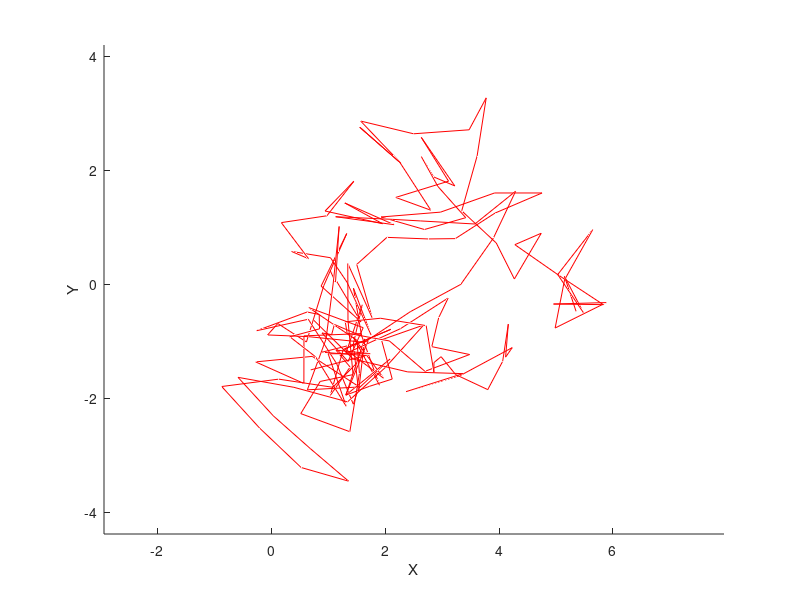

The MATLAB source for this figure: (Note: this script raises an error after producing the figure.)

load pose_0.mat
%load pose_1.mat
%load pose_2.mat
load pose_3.mat
%load pose_4.mat
%load pose_5.mat
load pose_6.mat
%load pose_7.mat
%load pose_8.mat
load pose_9.mat
%load pose_10.mat
%load pose_11.mat
load pose_12.mat
%load pose_13.mat
%load pose_14.mat


x_vo_0 = pose_0(:, 4);
y_vo_0 = pose_0(:, 8);
z_vo_0 = pose_0(:, 12);

x_vo_3 = pose_3(:, 4);
y_vo_3 = pose_3(:, 8);
z_vo_3 = pose_3(:, 12);

x_vo_6 = pose_6(:, 4);
y_vo_6 = pose_6(:, 8);
z_vo_6 = pose_6(:, 12);

x_vo_9 = pose_9(:, 4);
y_vo_9 = pose_9(:, 8);
z_vo_9 = pose_9(:, 12);

x_vo_12 = pose_12(:, 4);
y_vo_12 = pose_12(:, 8);
z_vo_12 = pose_12(:, 12);

figure(1), hold on,
l_0 = plot3(x_vo_0, y_vo_0, z_vo_0, 'r');
%l_3 = plot3(x_vo_3, y_vo_3, z_vo_3, 'b');
%l_6 = plot3(x_vo_6, y_vo_6, z_vo_6, 'g');
%l_9 = plot3(x_vo_9, y_vo_9, z_vo_9, 'k');
%l_12 = plot3(x_vo_12, y_vo_12, z_vo_12, 'm');
xlabel('X');
ylabel('Y');
zlabel('Z');
axis equal
legend([l_0, l_3, l_6, l_9, l_12], 'VO 0', 'VO 1', 'VO 2', 'VO 3', 'VO 4');
xlabel('X'); ylabel('Y'); zlabel('Z');
